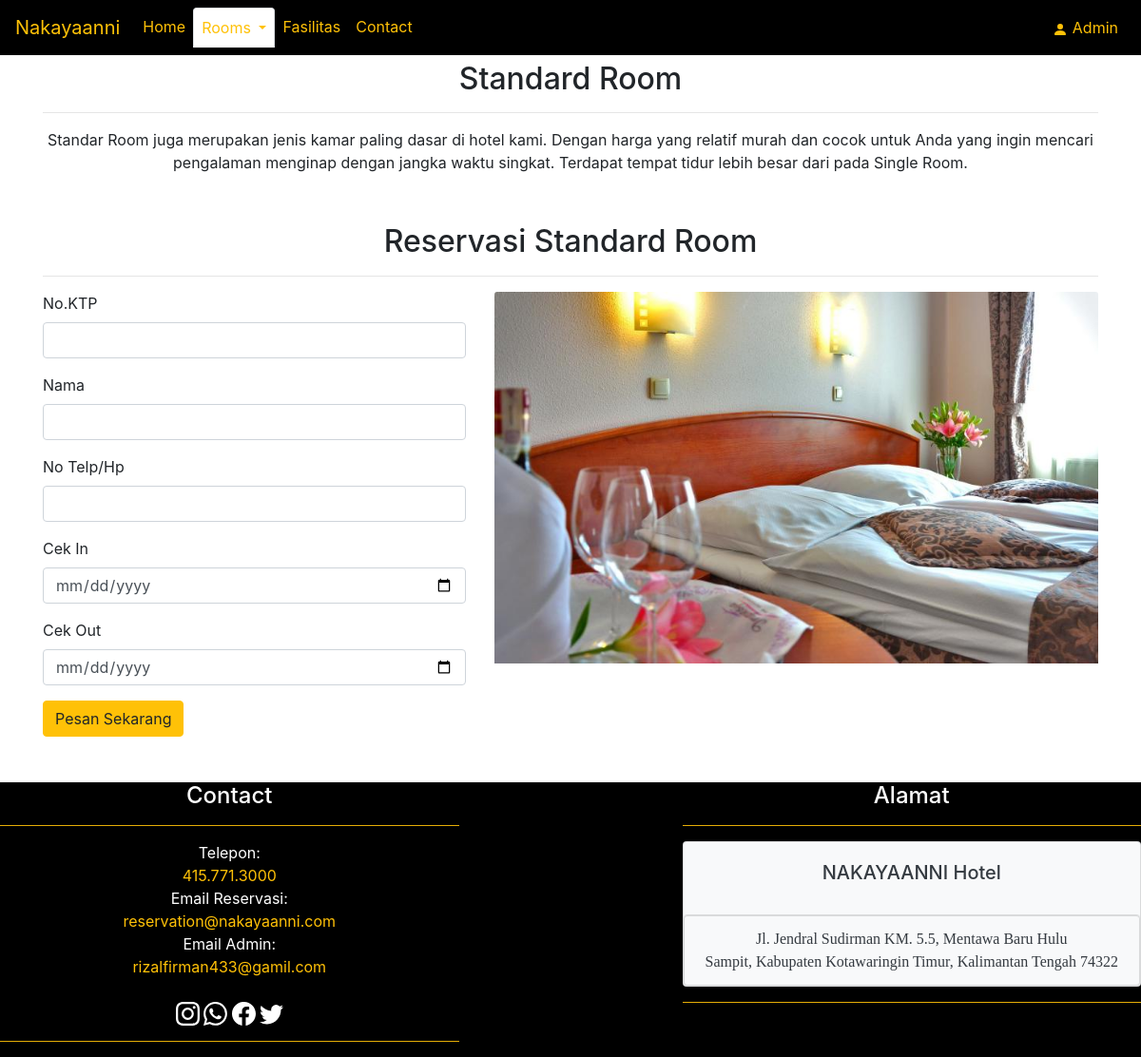
/room/stdroom.php, run on the app's committed database.
### tables this page shows
CREATE TABLE `tb_infokamar` (
  `id_infokamar` int(2) NOT NULL,
  `id_room` int(2) NOT NULL,
  `nama_room` varchar(30) NOT NULL,
  `gambar` varchar(100) NOT NULL,
  `keterangan` varchar(500) NOT NULL
);

CREATE TABLE `tb_room` (
  `id_room` int(2) NOT NULL,
  `nama_room` varchar(30) NOT NULL
);

CREATE TABLE `tb_footer` (
  `id_footer` int(2) NOT NULL,
  `telepon` varchar(20) NOT NULL,
  `emailreservasi` varchar(30) NOT NULL,
  `emailadmin` varchar(30) NOT NULL,
  `alamat` varchar(100) NOT NULL,
  `kota` varchar(100) NOT NULL
);

### function.php (called while the page is built, shortened)
<?php
    require("connect.php");
    function room($id)
    {
        global $conn;
        $query = "SELECT r.id_room AS 'idr', r.nama_room AS 'nr', ik.id_infokamar AS 'idik', ik.nama_room AS 'nir', ik.gambar AS 'gambar', ik.keterangan AS 'ket' FROM tb_room AS r INNER JOIN tb_infokamar AS ik ON (r.id_room = ik.id_room) WHERE r.id_room = '$id'";
        $result = mysqli_query($conn, $query);
        $rows = [];
        while ($row = mysqli_fetch_assoc($result)) {
            $rows[] = $row;
        }
        return $rows;
    }
?>

### room/stdroom.php (the view, shortened to what this page needs)
<?php
    require("../connect.php");
    require("../function.php");
    $room2 = room('2');
?>
<!DOCTYPE html>
<html lang="en">
    <head>
        <link rel="stylesheet" href="https://cdn.jsdelivr.net/npm/bootstrap@4.6.1/dist/css/bootstrap.min.css">
        <link rel="stylesheet" href="https://stackpath.bootstrapcdn.com/bootstrap/4.2.1/css/bootstrap.min.css">
    </head>
    <body>
        <nav class="navbar navbar-expand-lg fixed-top" style="background-color: #000000;">
            <a class="navbar-brand text-warning" href="../index.php">Nakayaanni</a>
            <div class="collapse navbar-collapse" id="navbarNavDropdown">
                <ul class="navbar-nav mr-auto mt-2 mt-lg-0">
                    <li class="nav-pills">
                        <a class="nav-link text-warning" href="../index.php">Home<span class="sr-only">(current)</span></a>
                    </li>
                    <li class="nav-tabs dropdown">
                        <a class="nav-link active dropdown-toggle text-warning" href="#" id="navbarDropdownMenuLink" role="button" data-toggle="dropdown" aria-expanded="false">
                        Rooms
                        </a>
                    </li>
                    <li class="nav-pills">
                        <a class="nav-link text-warning" href="../fasilitas.php">Fasilitas</a>
                    </li>
                    <li class="nav-pills">
                        <a class="nav-link text-warning" href="../contact.php">Contact</a>
                    </li>
                </ul>
                <ul class="navbar-nav my-2 my-lg-0">
                    <li class="nav-pills">
                        <a class="nav-link text-warning" href="../admin/daftar/login.php">
                            <svg xmlns="http://www.w3.org/2000/svg" width="16" height="16" fill="currentColor" class="bi bi-person-fill" viewBox="0 0 16 16">
                                <path d="M3 14s-1 0-1-1 1-4 6-4 6 3 6 4-1 1-1 1H3zm5-6a3 3 0 1 0 0-6 3 3 0 0 0 0 6z"/>
                            </svg>
                            Admin
                        </a>
                    </li>
                </ul>
            </div>
        </nav>
        <?php foreach ($room2 as $hasil) { ?>
        <section>
            <div class="jumbotron jumbotron-fluid pb-1 bg-white">
                <div class="container text-center">
                    <div class="row">
                        <div class="col text-center">
                            <h2><?php echo $hasil['nr']; ?></h2>
                            <hr>
                            <p><?php echo $hasil['ket']; ?></p>
                        </div>
                    </div>
                </div>
            </div>
        </section>
        <div class="container">
            <div class="row text-center">
                <div class="col-md stdreser">
                    <h2>Reservasi <?php echo $hasil['nr']; ?></h2>
                    <hr>
                </div>
            </div>
            <div class="row mb-5">
                <div class="col-md-5">
                    <form action="insert.php" method="POST">
                        <div class="form-group">
                            <label for="nik">No.KTP</label>
                            <input type="" class="form-control" id="nik" name="nik" required >
                        </div>
                        <div class="form-group">
                            <label for="nama">Nama</label>
                            <input type="text" class="form-control" id="nama" name="nama" required >
                        </div>
                        <div class="form-group">
                            <label for="no_hp">No Telp/Hp</label>
                            <input type="tel" pattern="^\d{12}$" class="form-control" id="no_hp" name="no_hp" required>
                        </div>
                        <div class="form-group">
                            <label for="cek_in">Cek In</label>
                            <input type="date" class="form-control" id="cek_in" name="cek_in" required>
                        </div>
                        <div class="form-group">
                            <label for="cek_out">Cek Out</label>
                            <input type="date" class="form-control" id="cek_out" name="cek_out" required>
                        </div>
                        <button type="submit" name="submit" class="btn btn-warning">Pesan Sekarang</button>
                    </form>
                </div>
                <div class="col-md-7">
                    <div>
                        <img src="../asset/<?php echo $hasil['gambar']; ?>" class="card-img-top" alt="...">
                    </div>
                </div>
            </div>
        </div>
        <?php } ?>
    </body>
    <footer>
    <?php
        require("../connect.php");
        $sql = "SELECT * FROM tb_footer";
        $hasil = mysqli_query($conn, $sql);
        while($rows = mysqli_fetch_array($hasil)) {
    ?>
        <div class="text-white" style="background-color: #000000;">
            <div class="row mb-8">
                <div class="col-md-5 mr-auto mt-2 mt-lg-0 contactform">
                    <h4 class="text-center">Contact</h4>
                    <hr class="bg-warning">
                    <center>
                        <li style='list-style-type: none;'>Telepon: </li>
                        <li style='list-style-type: none;' class="text-warning"><?php echo $rows["telepon"]; ?></li>
                        <li style='list-style-type: none;'>Email Reservasi: </li>
                        <li style='list-style-type: none;' class="text-warning"><?php echo $rows["emailreservasi"]; ?></li>
                        <li style='list-style-type: none;'>Email Admin:</li>
                        <li style='list-style-type: none;' class="text-warning"><?php echo $rows["emailadmin"]; ?></li>
                        <br>
                        <a href="https://www.instagram.com/rizalfirman_03/" target="_blank" class="text-white">
                        </a>
                        <a href="https://wa.me/6285754730736" target="_blank" class="text-white">
                        </a>
                        <a href="https://www.facebook.com/profile.php?id=100006261495298" target="_blank" class="text-white">
                        </a>
                        <a href="https://twitter.com/yourfullsunday?s=08" target="_blank" class="text-white">
                        </a>
                    </center>
                    <hr class="bg-warning">
                </div>
                <div class="col-md-5 my-2 my-lg-0 contactalamat text-dark">
                    <h4 class="text-center text-white">Alamat</h4>
                    <hr class="bg-warning">
                    <div class="card bg-light mb-3">
                        <div class="card-body">
                            <h5 class="card-title text-center">NAKAYAANNI Hotel</h5>
                        </div>
                        <ul class="list-group text-center">
                            <li class="list-group-item bg-light" style = "font-family:times new roman;">
                                <?php echo $rows["alamat"]; ?><br>
                                <?php echo $rows["kota"]; ?>
                            </li>
                        </ul>
                    </div>
                    <hr class="bg-warning">
                </div>
            </div>
        </div>
    <?php } ?>
    </footer>
</html>

### data on the page
tb_infokamar: id_room.nama_room "Standard Room", keterangan "Standar Room juga merupakan jenis kamar paling dasar di hotel kami. Dengan harga yang relatif murah dan cocok untuk Anda yang ingin mencari pengalaman menginap dengan jangka waktu singkat. Terdapat tempat tidur lebih besar dari pada Single Room.", gambar (picture)
tb_footer: telepon "415.771.3000", emailreservasi "reservation@nakayaanni.com", emailadmin "rizalfirman433@gamil.com", alamat "Jl. Jendral Sudirman KM. 5.5, Mentawa Baru Hulu", kota "Sampit, Kabupaten Kotawaringin Timur, Kalimantan Tengah 74322"
